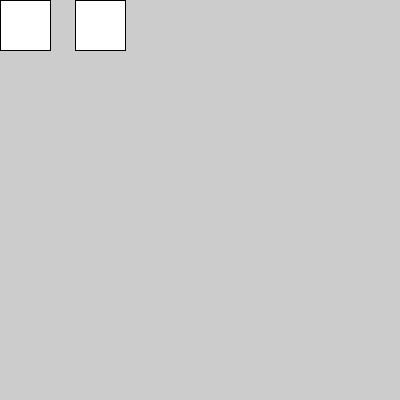
Frame 1 (no input)
Frame 60 (the mouse pressed at the canvas centre just before this capture): identical to frame 1, image omitted
Frame 120 (the mouse held since frame 60 and released just before this capture): identical to frame 1, image omitted

The Processing sketch that drew this single still picture (run headless with seeded random() and noise(); from frame 60 on, the mouse is pressed at the canvas centre):

// Processing sketch: sketch_3_2_Zwei_Wuerfel_mit_Abstand
// ── sketch_3_2_Zwei_Wuerfel_mit_Abstand.pde
void setup() {
  size(400, 400);
}

void draw() {
  float e = 50;            // Set the size of the cubes
  float gap = e / 2;       // Set the gap between the cubes
  float x1 = 0;            // Set the x position of the first cube
  float x2 = x1 + e + gap; // Calculate the x position of the second cube
  
  square(x1, 0, e);        // Draw the first cube
  square(x2, 0, e);        // Draw the second cube
}
